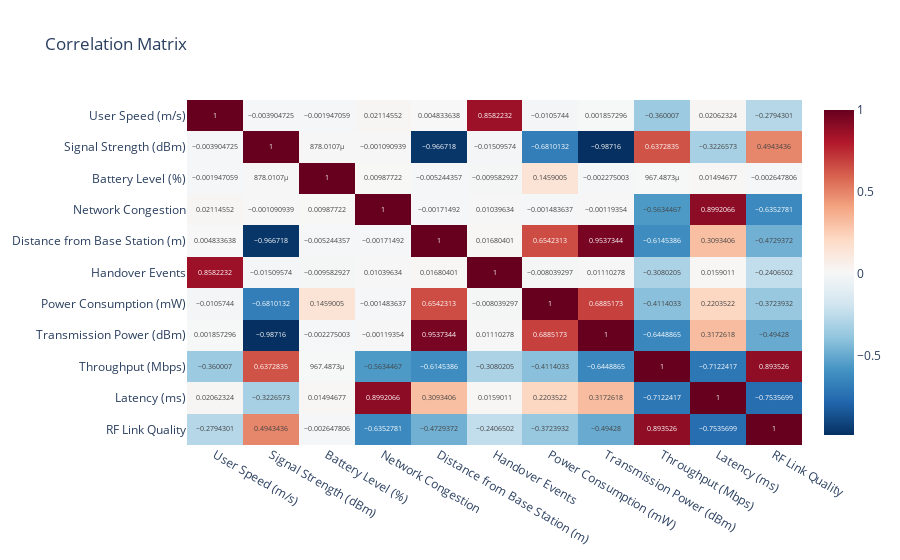

This figure's notebook cell:
### Code cell
# Correlation matrix
corr = df.corr()

fig = px.imshow(corr, text_auto=True, aspect="auto", color_continuous_scale='RdBu_r', title='Correlation Matrix')
fig.show()
fig.write_html("../reports/correlation_matrix.html")

### Figure 1 — Plotly figure (JSON) as saved in the notebook; plotly's stock layout.template omitted (floating-point values rounded to 4 significant figures)
{"data": [{"coloraxis": "coloraxis", "hovertemplate": "x: %{x}<br>y: %{y}<br>color: %{z}<extra></extra>", "name": "0", "texttemplate": "%{z}", "type": "heatmap", "x": ["User Speed (m/s)", "Signal Strength (dBm)", "Battery Level (%)", "Network Congestion", "Distance from Base Station (m)", "Handover Events", "Power Consumption (mW)", "Transmission Power (dBm)", "Throughput (Mbps)", "Latency (ms)", "RF Link Quality"], "xaxis": "x", "y": ["User Speed (m/s)", "Signal Strength (dBm)", "Battery Level (%)", "Network Congestion", "Distance from Base Station (m)", "Handover Events", "Power Consumption (mW)", "Transmission Power (dBm)", "Throughput (Mbps)", "Latency (ms)", "RF Link Quality"], "yaxis": "y", "z": [[1.0, -0.003905, -0.001947, 0.02115, 0.004834, 0.8582, -0.01057, 0.001857, -0.36, 0.02062, -0.2794], [-0.003905, 1.0, 0.000878, -0.001091, -0.9667, -0.0151, -0.681, -0.9872, 0.6373, -0.3227, 0.4943], [-0.001947, 0.000878, 1.0, 0.009877, -0.005244, -0.009583, 0.1459, -0.002275, 0.0009675, 0.01495, -0.002648], [0.02115, -0.001091, 0.009877, 1.0, -0.001715, 0.0104, -0.001484, -0.001194, -0.5634, 0.8992, -0.6353], [0.004834, -0.9667, -0.005244, -0.001715, 1.0, 0.0168, 0.6542, 0.9537, -0.6145, 0.3093, -0.4729], [0.8582, -0.0151, -0.009583, 0.0104, 0.0168, 1.0, -0.008039, 0.0111, -0.308, 0.0159, -0.2407], [-0.01057, -0.681, 0.1459, -0.001484, 0.6542, -0.008039, 1.0, 0.6885, -0.4114, 0.2204, -0.3724], [0.001857, -0.9872, -0.002275, -0.001194, 0.9537, 0.0111, 0.6885, 1.0, -0.6449, 0.3173, -0.4943], [-0.36, 0.6373, 0.0009675, -0.5634, -0.6145, -0.308, -0.4114, -0.6449, 1.0, -0.7122, 0.8935], [0.02062, -0.3227, 0.01495, 0.8992, 0.3093, 0.0159, 0.2204, 0.3173, -0.7122, 1.0, -0.7536], [-0.2794, 0.4943, -0.002648, -0.6353, -0.4729, -0.2407, -0.3724, -0.4943, 0.8935, -0.7536, 1.0]]}], "layout": {"coloraxis": {"colorscale": [[0, "rgb(5,48,97)"], [0.1, "rgb(33,102,172)"], [0.2, "rgb(67,147,195)"], [0.3, "rgb(146,197,222)"], [0.4, "rgb(209,229,240)"], [0.5, "rgb(247,247,247)"], [0.6, "rgb(253,219,199)"], [0.7, "rgb(244,165,130)"], [0.8, "rgb(214,96,77)"], [0.9, "rgb(178,24,43)"], [1, "rgb(103,0,31)"]]}, "title": {"text": "Correlation Matrix"}, "xaxis": {"anchor": "y", "domain": [0, 1]}, "yaxis": {"anchor": "x", "autorange": "reversed", "domain": [0, 1]}}}
